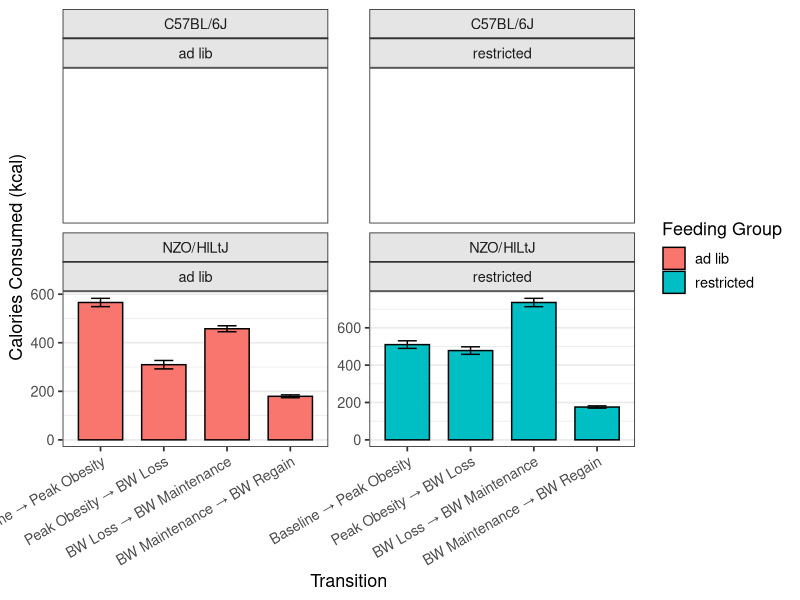
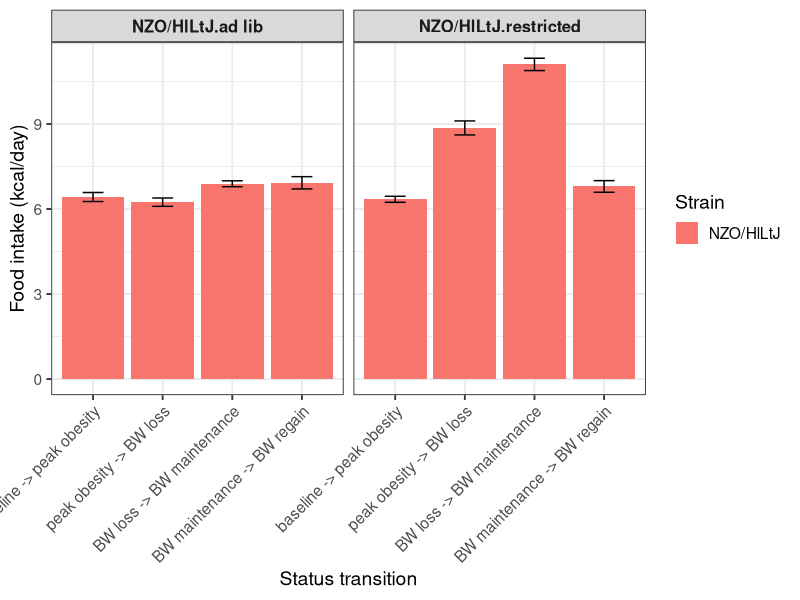
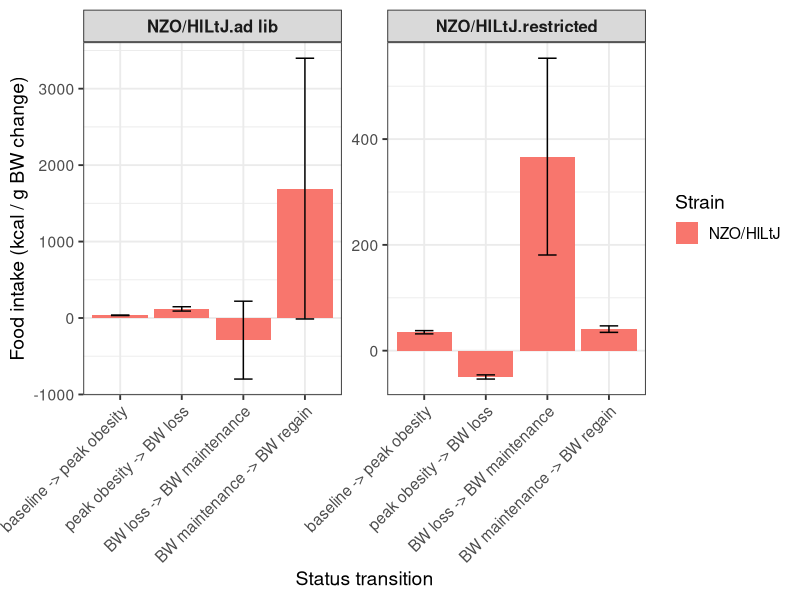
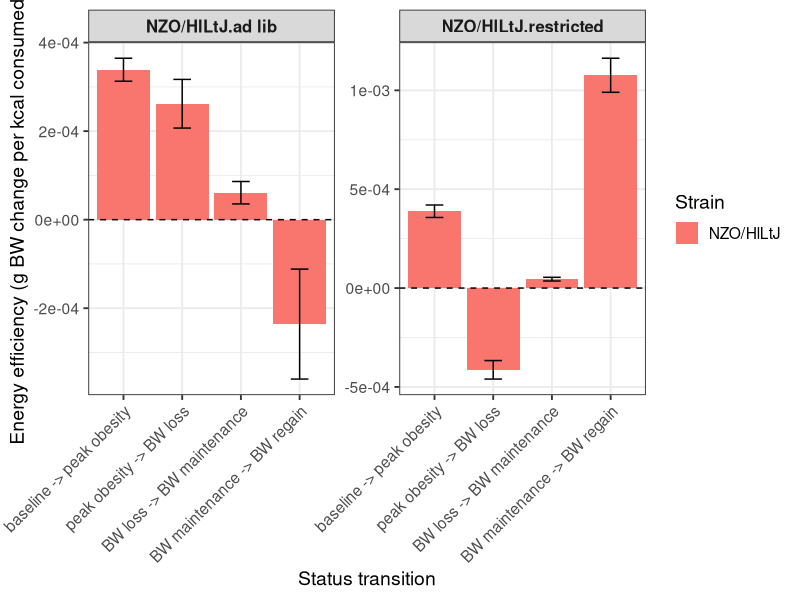

The R script that drew these images, in order:
# This script aims to explore changes in cumulative food intake NZO and c57 within different stages of feeding:
#1 from baseline to peak obesity,
#2:from peak of obesity to acute body weight loss
#3 from acute body weight loss to body weight maintenance
#4 from body weight maintenance to body weight gain after RTIOXA-47 injections

#libraries----
library(dplyr) #to use pipe
library(ggplot2) #to graph
library(readr) #to read csv
library(tidyr)  # to use drop-na()
library(ggpubr)
library(purrr)
library(broom)
library(Hmisc)
library(lme4)
library(emmeans)
library(patchwork)


#FI CSV data import RTIOXA 47 ----
FI_data <- read_csv("../data/FI.csv") %>% 
  filter(COHORT > 1 & COHORT < 6) %>% # Just NZO females
  filter(DIET_FORMULA.x !="2918_teklad_Irradiated_Global_18%_Protein_Rodent_Diet") %>% 
  filter(!ID %in% c(3712, 3715)) %>% # died during study
  group_by(ID) %>% 
  arrange(DATE) %>% 
  rename(DIET_FORMULA = DIET_FORMULA.x) %>% #There is no differences between columns x and y. 
  select(-DIET_FORMULA.y) %>% 
  filter(!is.na(corrected_intake_gr)) %>% 
  mutate(corrected_intake_kcal = replace_na(corrected_intake_kcal, 0),) %>% 
  mutate(
         GROUP = case_when(
      ID %in% c(3706, 3707, 3709, 3711, 3713, 3717, 3716, 3719, 3718, 3726,
                7860, 7862, 7864, 7867, 7868, 7869, 7870, 7871, 7873, 7875, 
                7876, 7879, 7880, 7881,7882, 7883) ~ "ad lib",
      ID %in% c(3708, 3714, 3720, 3721, 3710, 3722, 3723, 3724, 3725, 3727, 3728, 3729,
                7861, 7863, 7865, 7866, 7872, 7874, 7877, 7878) ~ "restricted"
    ),
    DRUG = case_when(
      ID %in% c(3706, 3707, 3709, 3711, 3713, 3714, 3720, 3724, 3725, 3727, 3728,
                7861, 7863, 7864, 7878, 7867, 7872, 7875, 7876, 7869, 7870, 7871,
                7868, 7880, 7881, 7882, 7883) ~ "vehicle",
      ID %in% c(3708, 3710, 3716, 3717, 3718, 3719, 3721, 3722, 3723, 3726, 3729,
                7862, 7865, 7873, 7874, 7877, 7866, 7879, 7860) ~ "RTIOXA_47"
    )) %>%
  mutate(FI_rel = corrected_intake_kcal - first(corrected_intake_kcal),
         day_rel = DATE - first(DATE),
         FI_cum =cumsum(corrected_intake_kcal),
         STATUS = case_when(
      day_rel == 0 ~ "baseline", 
      STRAIN == "NZO/HlLtJ" & DATE == as.Date("2025-02-21") ~ "peak obesity",
      STRAIN == "NZO/HlLtJ" & ID %in% c(3706, 3707, 3708, 3709, 3710, 3711, 3713, 3714) & DATE == as.Date("2025-04-04") ~ "BW loss",
      STRAIN == "NZO/HlLtJ" & ID %in% c(3716, 3717, 3718, 3719, 3720, 3721, 3722, 3723, 3724, 3725) & DATE == as.Date("2025-04-18") ~ "BW loss",
      STRAIN == "NZO/HlLtJ" & ID %in% c(3726, 3727, 3728, 3729) & DATE == as.Date("2025-04-25") ~ "BW loss",
      STRAIN == "NZO/HlLtJ" & ID %in% c(3706, 3707, 3708) & DATE == as.Date("2025-06-11") ~ "BW maintenance", 
      STRAIN == "NZO/HlLtJ" & ID == 3710 & DATE == as.Date("2025-06-12") ~ "BW maintenance",
      STRAIN == "NZO/HlLtJ" & ID %in% c(3709, 3711) & DATE == as.Date("2025-06-13") ~ "BW maintenance",
      STRAIN == "NZO/HlLtJ" & ID %in% c(3713, 3714, 3715, 3716) & DATE == as.Date("2025-06-18") ~ "BW maintenance",
      STRAIN == "NZO/HlLtJ" & ID %in% c(3717, 3718, 3719) & DATE == as.Date("2025-06-20") ~ "BW maintenance",
      STRAIN == "NZO/HlLtJ" & ID %in% c(3720, 3721, 3722) & DATE == as.Date("2025-06-21") ~ "BW maintenance",
      STRAIN == "NZO/HlLtJ" & ID %in% c(3723, 3724, 3725) & DATE == as.Date("2025-06-25") ~ "BW maintenance",
      STRAIN == "NZO/HlLtJ" & ID %in% c(3727, 3728, 3729) & DATE == as.Date("2025-06-26") ~ "BW maintenance",
      STRAIN == "NZO/HlLtJ" & ID == 3726 & DATE == as.Date("2025-06-27") ~ "BW maintenance",
      STRAIN == "NZO/HlLtJ" & ID %in% c(3706, 3707, 3708) & DATE == as.Date("2025-07-07") ~ "BW regain",
      STRAIN == "NZO/HlLtJ" & ID %in% c(3709, 3710, 3711) & DATE == as.Date("2025-07-09") ~ "BW regain",
      STRAIN == "NZO/HlLtJ" & ID %in% c(3713, 3714, 3716) & DATE == as.Date("2025-07-14") ~ "BW regain",
      STRAIN == "NZO/HlLtJ" & ID %in% c(3717, 3718, 3719, 3720, 3721, 3722) & DATE == as.Date("2025-07-16") ~ "BW regain",
      STRAIN == "NZO/HlLtJ" & ID %in% c(3723, 3724, 3725) & DATE == as.Date("2025-07-21") ~ "BW regain",
      STRAIN == "NZO/HlLtJ" & ID %in% c(3726, 3727, 3728, 3729) & DATE == as.Date("2025-07-22") ~ "BW regain",
      STRAIN == "C57BL6/J"  & ID %in% c(7872, 7874, 7877, 7878) & DATE == as.Date("2025-03-05") ~ "peak obesity",
      STRAIN == "C57BL6/J"  & ID %in% c(7861, 7863, 7865, 7866) & DATE == as.Date("2025-03-24") ~ "peak obesity",
      STRAIN == "C57BL6/J"  & ID %in% c(7860, 7862, 7864, 7867, 7868, 7869, 7870,
                                        7871, 7873, 7875, 7876, 7879, 7880,
                                        7881, 7882, 7883) & DATE == as.Date("2025-03-24") ~ "peak obesity",
      STRAIN == "C57BL6/J"  & ID %in% c( 7873, 7874, 7875, 7876, 7877, 7878,
                                        7879, 7880, 7881, 7882, 7883) & DATE == as.Date("2025-04-09") ~ "BW loss",
      STRAIN == "C57BL6/J"  & ID %in% c(7860, 7862, 7864, 7867, 7868, 7869, 7870,
                                        7871) & DATE == as.Date("2025-04-30") ~ "BW loss",
      STRAIN == "C57BL6/J" & ID == 7872 & DATE == as.Date("2025-04-10") ~ "BW loss",
      STRAIN == "C57BL6/J"  & ID %in% c(7861, 7863, 7865, 7866) & DATE == as.Date("2025-05-02") ~ "BW loss",
      STRAIN == "C57BL6/J"  & ID %in% c(7860, 7868, 7880, 7881, 7882, 7883) & DATE == as.Date("2025-08-15") ~ "BW maintenance",
      STRAIN == "C57BL6/J"  & ID %in% c(7861, 7862, 7863, 7864) & DATE == as.Date("2025-08-01") ~ "BW maintenance",
      STRAIN == "C57BL6/J"  & ID %in% c(7865, 7878) & DATE == as.Date("2025-08-02") ~ "BW maintenance",
      STRAIN == "C57BL6/J"  & ID %in% c(7866, 7877) & DATE == as.Date("2025-08-10") ~ "BW maintenance",
      STRAIN == "C57BL6/J"  & ID %in% c(7867, 7872, 7873, 7874, 7875, 7876) & DATE == as.Date("2025-08-06") ~ "BW maintenance",
      STRAIN == "C57BL6/J"  & ID %in% c(7869, 7870, 7871, 7879) & DATE == as.Date("2025-08-08") ~ "BW maintenance",
      STRAIN == "C57BL6/J"  & ID %in% c(7860, 7868, 7880, 7881, 7882, 7883) & DATE == as.Date("2025-09-10") ~ "BW regain",
      STRAIN == "C57BL6/J"  & ID %in% c(7861, 7862, 7863, 7864, 7865, 7878) & DATE == as.Date("2025-08-27") ~ "BW regain",
      STRAIN == "C57BL6/J"  & ID %in% c(7866, 7877, 7879) & DATE == as.Date("2025-09-05") ~ "BW regain",
      STRAIN == "C57BL6/J"  & ID %in% c(7867, 7872, 7873, 7874, 7875, 7876) & DATE == as.Date("2025-09-01") ~ "BW regain",
      STRAIN == "C57BL6/J"  & ID %in% c(7869, 7870, 7871) & DATE == as.Date("2025-09-03") ~ "BW regain",
      TRUE ~ NA_character_
    )) %>% 
  filter(!is.na(STATUS)) %>% 
  mutate(STATUS = factor(STATUS, 
                         levels = c("baseline", "peak obesity", "BW loss", 
                                    "BW maintenance", "BW regain"))) %>% 
  ungroup()


FI_data %>% 
group_by(STRAIN,STATUS) %>%
  summarise(n_ID = n_distinct(ID)) #this we have 22 NZO and 46 C57 per STATUS

# Summarize cumulative FI per ID and STATUS ----
FI_stage_summary <- FI_data %>%
  group_by(ID, STRAIN, GROUP, DRUG, STATUS) %>%
  summarise(FI_cum_end = max(FI_cum, na.rm = TRUE), .groups = "drop") %>%
  # Reshape into wide format: one row per ID, columns = each STATUS
  pivot_wider(
    names_from = STATUS,
    values_from = FI_cum_end
  ) %>%
  # Calculate kcal consumed between stages
  mutate(
    kcal_baseline_to_peak = `peak obesity` - baseline,
    kcal_peak_to_loss = `BW loss` - `peak obesity`,
    kcal_loss_to_maint = `BW maintenance` - `BW loss`,
    kcal_maint_to_regain = `BW regain` - `BW maintenance`
  )

FI_stage_summary #now we can plot this


# Convert to long format for plotting ----
FI_stage_long <- FI_stage_summary %>%
  select(ID, STRAIN, DRUG, GROUP,
         kcal_baseline_to_peak,
         kcal_peak_to_loss,
         kcal_loss_to_maint,
         kcal_maint_to_regain) %>%
  pivot_longer(
    cols = starts_with("kcal_"),
    names_to = "transition",
    values_to = "kcal"
  ) %>%
  mutate(
    transition = factor(
      transition,
      levels = c("kcal_baseline_to_peak",
                 "kcal_peak_to_loss",
                 "kcal_loss_to_maint",
                 "kcal_maint_to_regain"),
      labels = c("Baseline → Peak Obesity",
                 "Peak Obesity → BW Loss",
                 "BW Loss → BW Maintenance",
                 "BW Maintenance → BW Regain")
    )
  )

# Plot ---- 
ggplot(FI_stage_long, aes(x = transition, y = kcal, fill = GROUP)) +
  geom_bar(
    stat = "summary",
    fun = "mean",
    position = position_dodge(width = 0.8),
    color = "black",
    width = 0.7
  ) +
  geom_errorbar(
    stat = "summary",
    fun.data = mean_se,
    position = position_dodge(width = 0.8),
    width = 0.3
  ) +
  facet_wrap(~ STRAIN*GROUP, scales = "free_y") +
  labs(
    x = "Transition",
    y = "Calories Consumed (kcal)",
    fill = "Feeding Group"
  ) +
  theme_bw(base_size = 13) +
  theme(
    axis.text.x = element_text(angle = 30, hjust = 1),
    panel.grid.major.x = element_blank(),
    panel.grid.minor.x = element_blank(),
    strip.background = element_rect(fill = "gray90"),
    plot.title = element_text(face = "bold", hjust = 0.5)
  ) 
#this is weird because it seems C57 ate more from baseline to peak of obesity and that is
#obvious because they were exposed in mean 100 days more than NZO to the diets during that phase
#we should evaluate a better approximation to standardize for time of exposure to the diets


#OK I will standardize per BW of each ID within each STATUS


# --- Step 1: Import FI and BW data ---
FI_data <- read_csv("../data/FI.csv") %>% 
  filter(COHORT > 1 & COHORT < 6) %>% # Just NZO females
  filter(DIET_FORMULA.x !="2918_teklad_Irradiated_Global_18%_Protein_Rodent_Diet") %>% 
  filter(!ID %in% c(3712, 3715)) %>% # died during study
  group_by(ID) %>% 
  arrange(DATE) %>% 
  rename(DIET_FORMULA = DIET_FORMULA.x) %>% #There is no differences between columns x and y. 
  select(-DIET_FORMULA.y) %>% 
  group_by(ID) %>%
  arrange(DATE) %>% 
  filter(!is.na(corrected_intake_gr)) %>% 
  mutate(corrected_intake_kcal = replace_na(corrected_intake_kcal, 0),) %>% 
  mutate(
    GROUP = case_when(
      ID %in% c(3706, 3707, 3709, 3711, 3713, 3717, 3716, 3719, 3718, 3726,
                7860, 7862, 7864, 7867, 7868, 7869, 7870, 7871, 7873, 7875, 
                7876, 7879, 7880, 7881,7882, 7883) ~ "ad lib",
      ID %in% c(3708, 3714, 3720, 3721, 3710, 3722, 3723, 3724, 3725, 3727, 3728, 3729,
                7861, 7863, 7865, 7866, 7872, 7874, 7877, 7878) ~ "restricted"
    ),
    DRUG = case_when(
      ID %in% c(3706, 3707, 3709, 3711, 3713, 3714, 3720, 3724, 3725, 3727, 3728,
                7861, 7863, 7864, 7878, 7867, 7872, 7875, 7876, 7869, 7870, 7871,
                7868, 7880, 7881, 7882, 7883) ~ "vehicle",
      ID %in% c(3708, 3710, 3716, 3717, 3718, 3719, 3721, 3722, 3723, 3726, 3729,
                7862, 7865, 7873, 7874, 7877, 7866, 7879, 7860) ~ "RTIOXA_47"
    )) %>%
  mutate(FI_rel = corrected_intake_kcal - first(corrected_intake_kcal),
         day_rel = DATE - first(DATE),
         FI_cum =cumsum(corrected_intake_kcal),
         STATUS = case_when(
           day_rel == 0 ~ "baseline", 
           STRAIN == "NZO/HlLtJ" & DATE == as.Date("2025-02-21") ~ "peak obesity",
           STRAIN == "NZO/HlLtJ" & ID %in% c(3706, 3707, 3708, 3709, 3710, 3711, 3713, 3714) & DATE == as.Date("2025-04-04") ~ "BW loss",
           STRAIN == "NZO/HlLtJ" & ID %in% c(3716, 3717, 3718, 3719, 3720, 3721, 3722, 3723, 3724, 3725) & DATE == as.Date("2025-04-18") ~ "BW loss",
           STRAIN == "NZO/HlLtJ" & ID %in% c(3726, 3727, 3728, 3729) & DATE == as.Date("2025-04-25") ~ "BW loss",
           STRAIN == "NZO/HlLtJ" & ID %in% c(3706, 3707, 3708) & DATE == as.Date("2025-06-11") ~ "BW maintenance", 
           STRAIN == "NZO/HlLtJ" & ID == 3710 & DATE == as.Date("2025-06-12") ~ "BW maintenance",
           STRAIN == "NZO/HlLtJ" & ID %in% c(3709, 3711) & DATE == as.Date("2025-06-13") ~ "BW maintenance",
           STRAIN == "NZO/HlLtJ" & ID %in% c(3713, 3714, 3715, 3716) & DATE == as.Date("2025-06-18") ~ "BW maintenance",
           STRAIN == "NZO/HlLtJ" & ID %in% c(3717, 3718, 3719) & DATE == as.Date("2025-06-20") ~ "BW maintenance",
           STRAIN == "NZO/HlLtJ" & ID %in% c(3720, 3721, 3722) & DATE == as.Date("2025-06-21") ~ "BW maintenance",
           STRAIN == "NZO/HlLtJ" & ID %in% c(3723, 3724, 3725) & DATE == as.Date("2025-06-25") ~ "BW maintenance",
           STRAIN == "NZO/HlLtJ" & ID %in% c(3727, 3728, 3729) & DATE == as.Date("2025-06-26") ~ "BW maintenance",
           STRAIN == "NZO/HlLtJ" & ID == 3726 & DATE == as.Date("2025-06-27") ~ "BW maintenance",
           STRAIN == "NZO/HlLtJ" & ID %in% c(3706, 3707, 3708) & DATE == as.Date("2025-07-07") ~ "BW regain",
           STRAIN == "NZO/HlLtJ" & ID %in% c(3709, 3710, 3711) & DATE == as.Date("2025-07-09") ~ "BW regain",
           STRAIN == "NZO/HlLtJ" & ID %in% c(3713, 3714, 3716) & DATE == as.Date("2025-07-14") ~ "BW regain",
           STRAIN == "NZO/HlLtJ" & ID %in% c(3717, 3718, 3719, 3720, 3721, 3722) & DATE == as.Date("2025-07-16") ~ "BW regain",
           STRAIN == "NZO/HlLtJ" & ID %in% c(3723, 3724, 3725) & DATE == as.Date("2025-07-21") ~ "BW regain",
           STRAIN == "NZO/HlLtJ" & ID %in% c(3726, 3727, 3728, 3729) & DATE == as.Date("2025-07-22") ~ "BW regain",
           STRAIN == "C57BL6/J"  & ID %in% c(7872, 7874, 7877, 7878) & DATE == as.Date("2025-03-05") ~ "peak obesity",
           STRAIN == "C57BL6/J"  & ID %in% c(7861, 7863, 7865, 7866) & DATE == as.Date("2025-03-24") ~ "peak obesity",
           STRAIN == "C57BL6/J"  & ID %in% c(7860, 7862, 7864, 7867, 7868, 7869, 7870,
                                             7871, 7873, 7875, 7876, 7879, 7880,
                                             7881, 7882, 7883) & DATE == as.Date("2025-03-24") ~ "peak obesity",
           STRAIN == "C57BL6/J"  & ID %in% c( 7873, 7874, 7875, 7876, 7877, 7878,
                                              7879, 7880, 7881, 7882, 7883) & DATE == as.Date("2025-04-09") ~ "BW loss",
           STRAIN == "C57BL6/J"  & ID %in% c(7860, 7862, 7864, 7867, 7868, 7869, 7870,
                                             7871) & DATE == as.Date("2025-04-30") ~ "BW loss",
           STRAIN == "C57BL6/J" & ID == 7872 & DATE == as.Date("2025-04-10") ~ "BW loss",
           STRAIN == "C57BL6/J"  & ID %in% c(7861, 7863, 7865, 7866) & DATE == as.Date("2025-05-02") ~ "BW loss",
           STRAIN == "C57BL6/J"  & ID %in% c(7860, 7868, 7880, 7881, 7882, 7883) & DATE == as.Date("2025-08-15") ~ "BW maintenance",
           STRAIN == "C57BL6/J"  & ID %in% c(7861, 7862, 7863, 7864) & DATE == as.Date("2025-08-01") ~ "BW maintenance",
           STRAIN == "C57BL6/J"  & ID %in% c(7865, 7878) & DATE == as.Date("2025-08-02") ~ "BW maintenance",
           STRAIN == "C57BL6/J"  & ID %in% c(7866, 7877) & DATE == as.Date("2025-08-10") ~ "BW maintenance",
           STRAIN == "C57BL6/J"  & ID %in% c(7867, 7872, 7873, 7874, 7875, 7876) & DATE == as.Date("2025-08-06") ~ "BW maintenance",
           STRAIN == "C57BL6/J"  & ID %in% c(7869, 7870, 7871, 7879) & DATE == as.Date("2025-08-08") ~ "BW maintenance",
           STRAIN == "C57BL6/J"  & ID %in% c(7860, 7868, 7880, 7881, 7882, 7883) & DATE == as.Date("2025-09-10") ~ "BW regain",
           STRAIN == "C57BL6/J"  & ID %in% c(7861, 7862, 7863, 7864, 7865, 7878) & DATE == as.Date("2025-08-27") ~ "BW regain",
           STRAIN == "C57BL6/J"  & ID %in% c(7866, 7877, 7879) & DATE == as.Date("2025-09-05") ~ "BW regain",
           STRAIN == "C57BL6/J"  & ID %in% c(7867, 7872, 7873, 7874, 7875, 7876) & DATE == as.Date("2025-09-01") ~ "BW regain",
           STRAIN == "C57BL6/J"  & ID %in% c(7869, 7870, 7871) & DATE == as.Date("2025-09-03") ~ "BW regain",
           TRUE ~ NA_character_
         )) %>% 
  filter(!is.na(STATUS)) %>% 
  mutate(STATUS = factor(STATUS, 
                         levels = c("baseline", "peak obesity", "BW loss", 
                                    "BW maintenance", "BW regain"))) %>% 
  ungroup()

BW_data <- read_csv("../data/BW_data.csv") %>%
  select(ID, STATUS, BW) %>% 
  mutate(STATUS = factor(STATUS, 
                         levels = c("baseline", "peak obesity", "BW loss", 
                                    "BW maintenance", "BW regain")))


# --- Step 2: Summarize FI per ID & STATUS ---
FI_stage <- FI_data %>%
  group_by(ID, STRAIN, GROUP, DRUG, STATUS) %>%
  summarise(
    FI_cum_end = max(FI_cum, na.rm = TRUE),
    day_end = max(day_rel, na.rm = TRUE),
    .groups = "drop"
  ) %>%
  left_join(BW_data, by = c("ID", "STATUS"))

# Create transition columns
df_transitions <- FI_stage %>%
  arrange(ID, day_end) %>%
  group_by(ID) %>%
  mutate(
    STATUS_TRANSITION = paste(STATUS, "->", lead(STATUS)),
    BW_change = lead(BW) - BW,
    delta_days = lead(day_end) - day_end,
    delta_FI_cum = lead(FI_cum_end) - FI_cum_end,
  ) %>%
  # Remove last row (no transition after final STATUS)
  filter(!is.na(BW_change)) %>%
  ungroup()

df_transitions %>%
  select(ID, STATUS_TRANSITION, BW_change, delta_days)

df_transitions <- df_transitions %>% 
  select(ID, STRAIN, GROUP, DRUG, STATUS_TRANSITION, BW_change, delta_days, delta_FI_cum)

df_transitions <- df_transitions %>%
  mutate(
    delta_days_num = as.numeric(gsub(" days", "", delta_days)),
    FI_kcal_per_day = delta_FI_cum / delta_days_num,
    FI_kcal_per_BWchange = ifelse(abs(BW_change) > 0.001, delta_FI_cum / BW_change, NA),
    energy_efficiency = ((BW_change /delta_FI_cum)/delta_days_num))


# Define order for the transitions
status_order <- c(
  "baseline -> peak obesity",
  "peak obesity -> BW loss",
  "BW loss -> BW maintenance",
  "BW maintenance -> BW regain"
)

# Prepare data
df_transitions <- df_transitions %>%
  mutate(
    delta_days_num = as.numeric(gsub(" days", "",delta_days)),
    FI_kcal_per_day = delta_FI_cum / delta_days_num,
    facet_group = interaction(STRAIN, GROUP),
    STATUS_TRANSITION = factor(STATUS_TRANSITION, levels = status_order))

# Bar plot with fixed y-axis across all facets
ggplot(df_transitions, aes(x = STATUS_TRANSITION, y = FI_kcal_per_day, fill = STRAIN)) +
  geom_bar(stat = "summary", fun = "mean", position = position_dodge(width = 0.9)) +
  geom_errorbar(stat = "summary", fun.data = mean_se, 
                position = position_dodge(width = 0.9), width = 0.3) +
  facet_wrap(~ facet_group, scales = "fixed") +   # <-- fixed y-axis
  theme_bw(base_size = 14) +
  theme(
    axis.text.x = element_text(angle = 45, hjust = 1),
    strip.text = element_text(face = "bold", size = 12)
  ) +
  labs(
    x = "Status transition",
    y = "Food intake (kcal/day)",
    fill = "Strain",
  )

# Bar plot with FI_kcal_per_BWchange and free y-axis
ggplot(df_transitions, aes(x = STATUS_TRANSITION, y = FI_kcal_per_BWchange, fill = STRAIN)) +
  geom_bar(stat = "summary", fun = "mean", position = position_dodge(width = 0.9)) +
  geom_errorbar(stat = "summary", fun.data = mean_se, 
                position = position_dodge(width = 0.9), width = 0.3) +
  facet_wrap(~ facet_group, scales = "free_y") +   # free y-axis
  theme_bw(base_size = 14) +
  theme(
    axis.text.x = element_text(angle = 45, hjust = 1),
    strip.text = element_text(face = "bold", size = 12)
  ) +
  labs(
    x = "Status transition",
    y = "Food intake (kcal / g BW change)",
    fill = "Strain"
  )


# Bar plot with energy efficiency (g BW gained per kcal)
ggplot(df_transitions, aes(x = STATUS_TRANSITION, y = energy_efficiency, fill = STRAIN)) +
  geom_bar(stat = "summary", fun = "mean", position = position_dodge(width = 0.9)) +
  geom_errorbar(stat = "summary", fun.data = mean_se,
                position = position_dodge(width = 0.9), width = 0.3) +
  facet_wrap(~ facet_group, scales = "free_y") +
  geom_hline(data = data.frame(yintercept = 0), 
             aes(yintercept = yintercept), 
             color = "black", linetype = "dashed") +  
  theme_bw(base_size = 14) +
  theme(
    axis.text.x = element_text(angle = 45, hjust = 1),
    strip.text = element_text(face = "bold", size = 12)
  ) +
  labs(
    x = "Status transition",
    y = "Energy efficiency (g BW change per kcal consumed)",
    fill = "Strain"
  )
